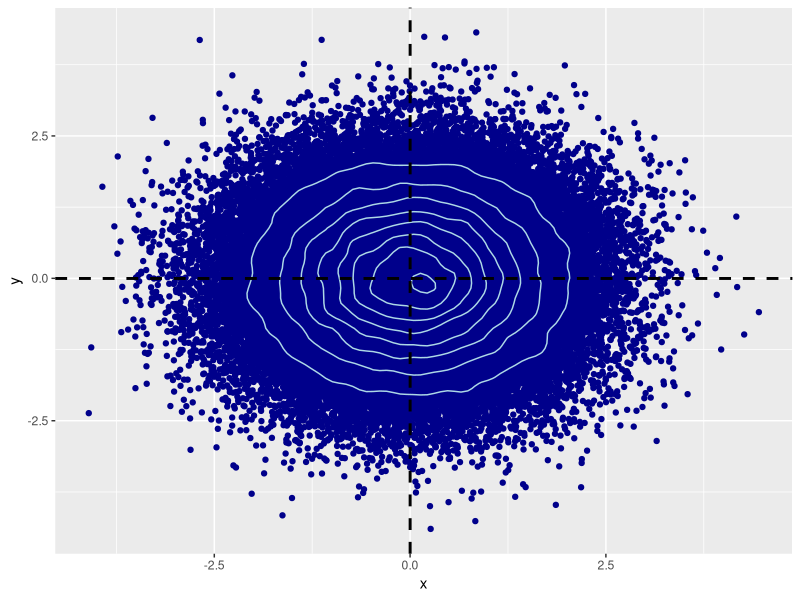
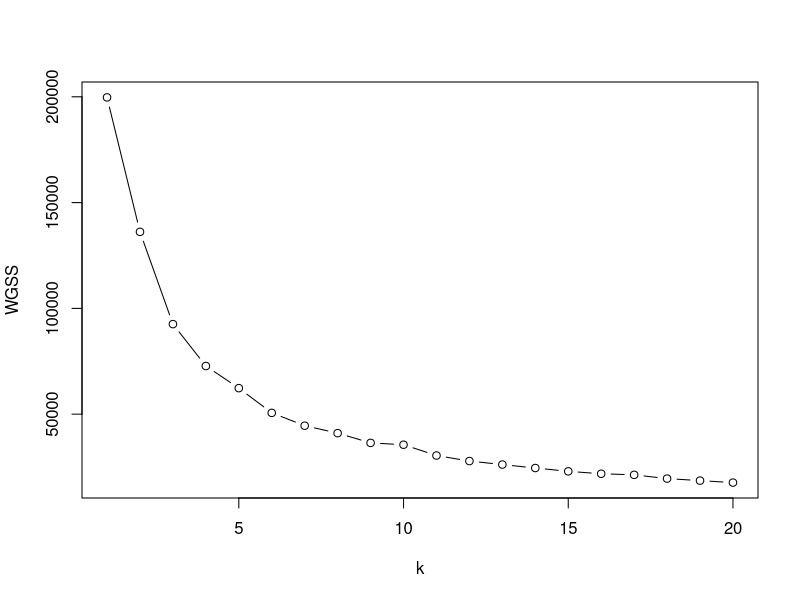
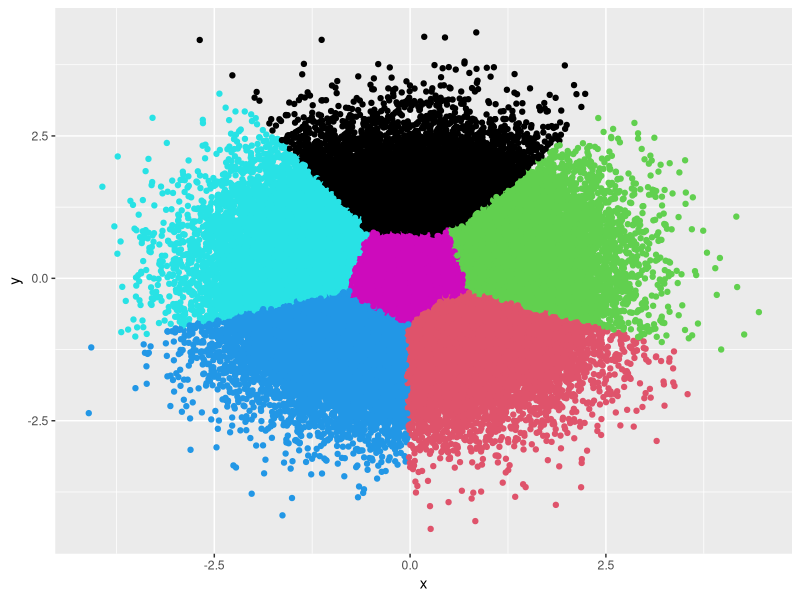
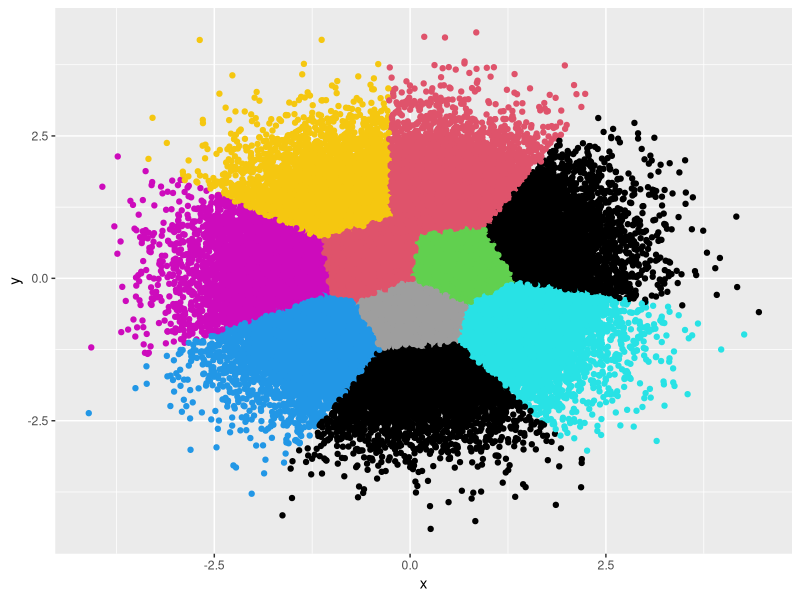
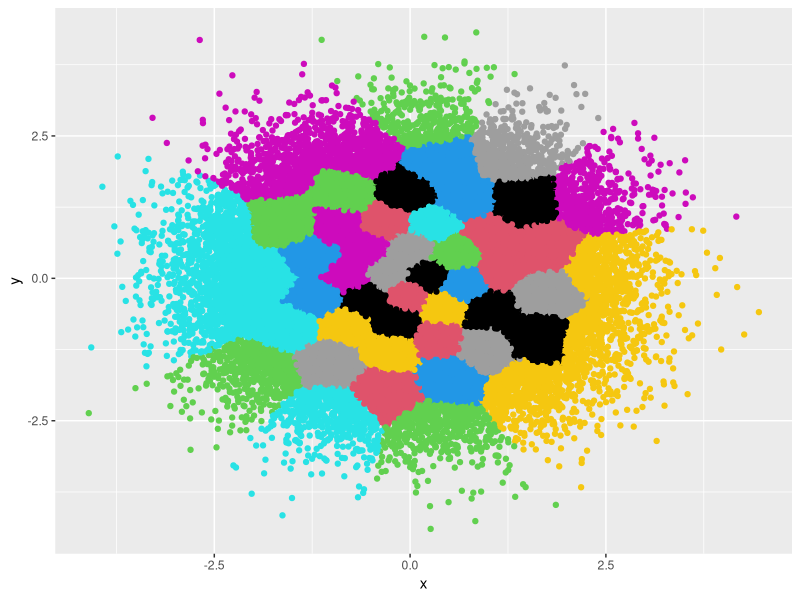
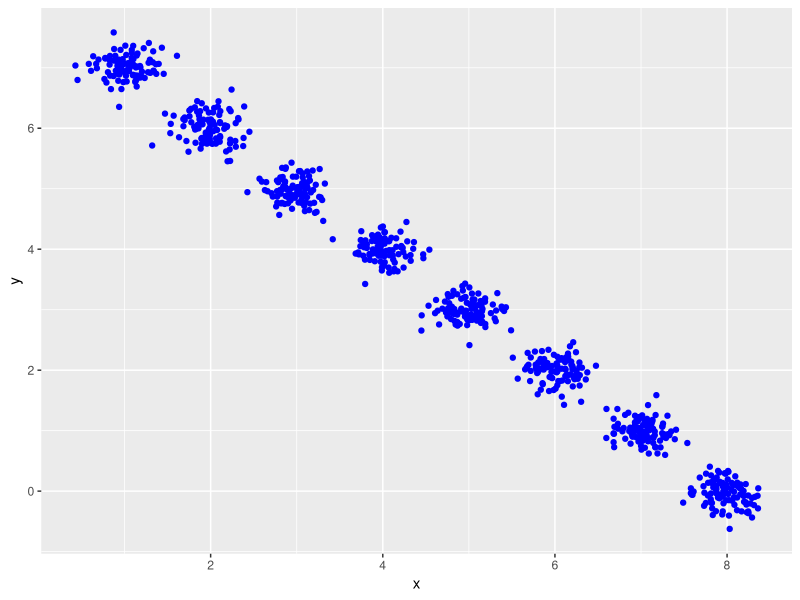
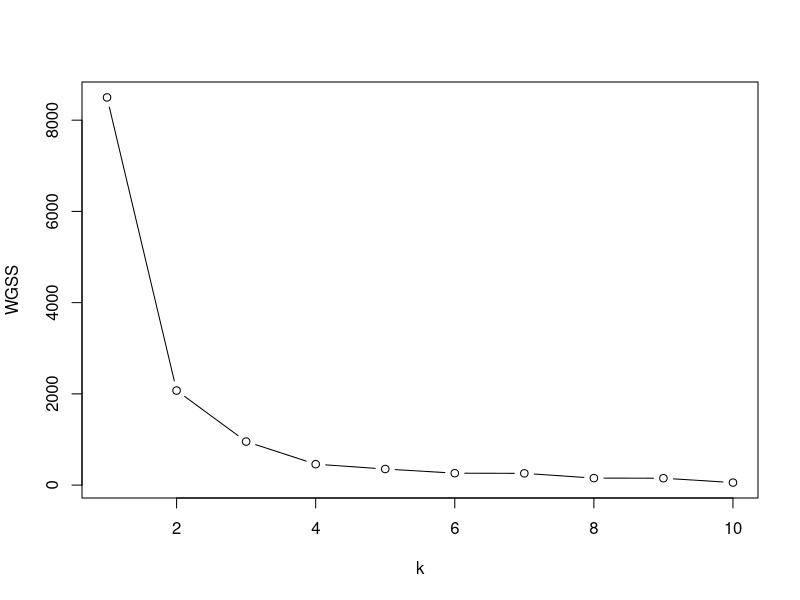
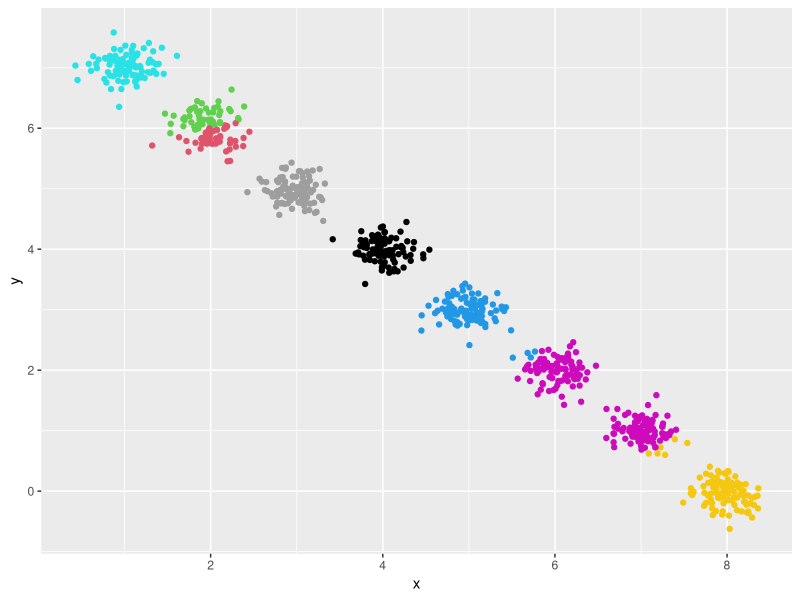

R code for these plots, in order:
## ---- chunk 1
##### Começaremos gerando dados aleatórios
##### Seja n o tamanho da amostra, o leitor pode alterar se quiser

n = 100000

#### Geraremos um vetor aleatório no R^2

x <- rnorm(mean = 0, 
            sd = 1,
              n= n) ##média 0 e variância unitária nos dá uma normal padrão

y <- rnorm(mean = 0,
            sd = 1,
              n = n)

amostra1 <- data.frame(x, y)

## ---- chunk 2

library(ggplot2)
library(dplyr)

amostra1 %>%
  ggplot(aes(x=x, y=y))+
  geom_point(color = "dark blue")+
  geom_density_2d(color = "light blue")+
  geom_vline(aes(xintercept=mean(x)),   
             color="black", linetype="dashed", size=1)+
  geom_hline(aes(yintercept=mean(y)),   
             color="black", linetype="dashed", size=1)
## ---- chunk 3

wssplot <- function(data, nc=20, seed=1234){
  wss <- (nrow(data)-1)*sum(apply(data,2,var))
  for (i in 2:nc){
    set.seed(seed)
    wss[i] <- sum(kmeans(data, centers=i)$withinss)}
  plot(1:nc, wss, type="b", xlab="k",
       ylab="WGSS")}

wssplot(amostra1)
## ---- chunk 4
kmeans_amostra1 <- kmeans(amostra1, 
                            centers = 6)

amostra1 %>%
  ggplot(aes(x=x, y=y))+
  geom_point(color = kmeans_amostra1$cluster)
  
## ---- chunk 5
kmeans_amostra1_2 <- kmeans(amostra1, 
                            centers = 10)

amostra1 %>%
  ggplot(aes(x=x, y=y))+
  geom_point(color = kmeans_amostra1_2$cluster)
  
## ---- chunk 6
kmeans_amostra1_3 <- kmeans(amostra1, 
                            centers = 50)

amostra1 %>%
  ggplot(aes(x=x, y=y))+
  geom_point(color = kmeans_amostra1_3$cluster)
  
## ---- chunk 7
k = 8 ## numero de agrupamentos 
m = 100 ## tamanho da amostra em cada agrupamento
sd = .2 ## .2 gera identificação limpa dos agrupamentos em alguns casos

datalist = list() ## Lista para salvar os DFs com cada cluster

for (i in 1:k){
  
    x <- rnorm(mean = i, 
              sd = sd, 
                n=m)
    
  y <- rnorm(mean = (k-i),
              sd = sd,
                n=m)
  
  datalist[[i]] <- data.frame(x,y)
}

amostra2 <- do.call(rbind, datalist) ## empilhamos os clusters

amostra2 %>%
  ggplot(aes(x=x, y=y))+
  geom_point(color = "blue")

wssplot(amostra2, nc = 10)

## ---- chunk 8
teste8 <- kmeans(amostra2, 
                  centers = 8)
teste10 <- kmeans(amostra2,
                    centers = 10) 

teste8$tot.withinss / teste10$tot.withinss #dividindo o WGSS de um pelo outro

## ---- chunk 9
kmeans_amostra2 <- kmeans(amostra2, 
                            centers = k)

amostra2 %>%
  ggplot(aes(x=x, y=y))+
  geom_point(color = kmeans_amostra2$cluster)
